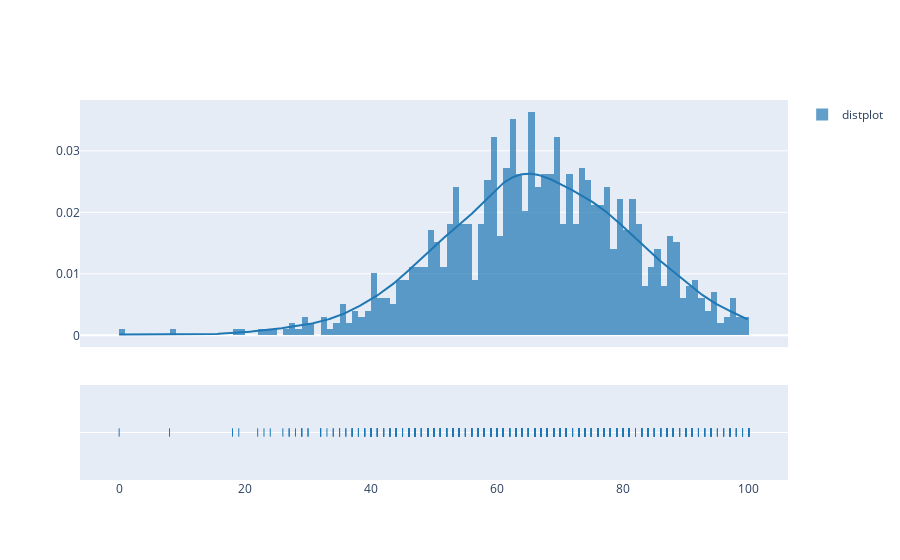

Notebook code for this chart:
### Code cell
import plotly.figure_factory as ff


hist_data =[df['math score']]
group_labels = ['distplot'] # name of the dataset

fig = ff.create_distplot(hist_data, group_labels)
fig.show()

### Figure 1 — Plotly figure (JSON) as saved in the notebook; plotly's stock layout.template omitted (floating-point values rounded to 4 significant figures; data arrays with more than 128 entries replaced by an {"elided": "..."} marker saying what was removed)
{"data": [{"autobinx": false, "histnorm": "probability density", "legendgroup": "distplot", "marker": {"color": "rgb(31, 119, 180)"}, "name": "distplot", "opacity": 0.7, "type": "histogram", "x": {"elided": "1000 int values"}, "xaxis": "x", "xbins": {"end": 100, "size": 1, "start": 0}, "yaxis": "y"}, {"legendgroup": "distplot", "marker": {"color": "rgb(31, 119, 180)"}, "mode": "lines", "name": "distplot", "showlegend": false, "type": "scatter", "x": {"elided": "500 float values"}, "xaxis": "x", "y": {"elided": "500 float values"}, "yaxis": "y"}, {"legendgroup": "distplot", "marker": {"color": "rgb(31, 119, 180)", "symbol": "line-ns-open"}, "mode": "markers", "name": "distplot", "showlegend": false, "type": "scatter", "x": {"elided": "1000 int values"}, "xaxis": "x", "y": {"elided": "1000 str values"}, "yaxis": "y2"}], "layout": {"barmode": "overlay", "hovermode": "closest", "legend": {"traceorder": "reversed"}, "xaxis": {"anchor": "y2", "domain": [0, 1], "zeroline": false}, "yaxis": {"anchor": "free", "domain": [0.35, 1], "position": 0}, "yaxis2": {"anchor": "x", "domain": [0, 0.25], "dtick": 1, "showticklabels": false}}}
